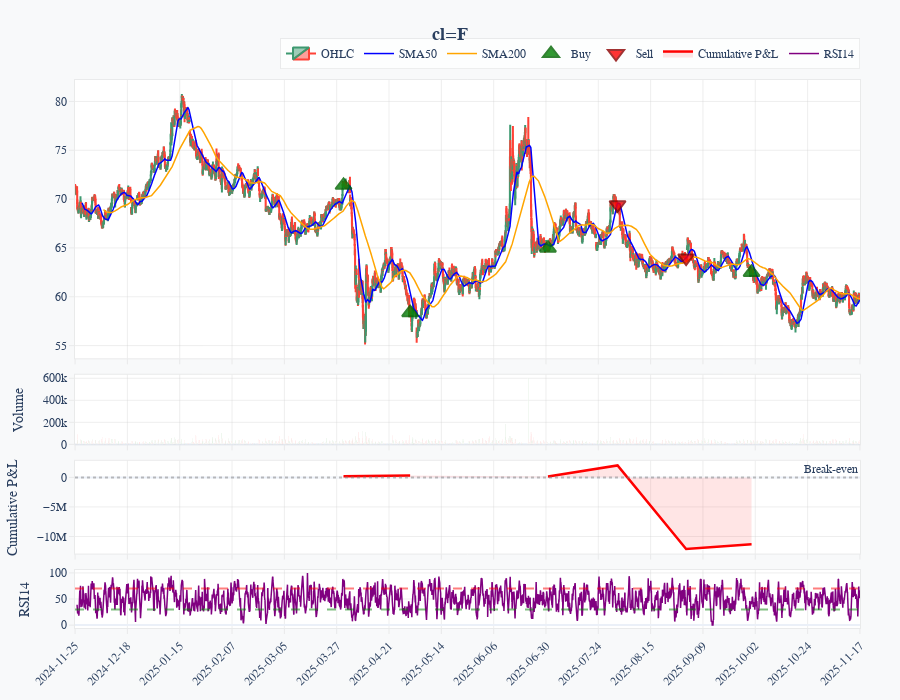

Notebook code cell kept with this figure:
### Code cell
from quanta.clients.chart import ChartClient
chart_client = ChartClient()
chart_client.plot(
    df_cl, 
    "cl=F",  
    trades_df=trades_bk, 
    theme='professional'
)

### Figure 1 — Plotly figure (JSON) as saved in the notebook; plotly's stock layout.template omitted (floating-point values rounded to 4 significant figures; data arrays with more than 128 entries replaced by an {"elided": "..."} marker saying what was removed)
{"data": [{"close": {"elided": "5506 float values"}, "high": {"elided": "5506 float values"}, "low": {"elided": "5506 float values"}, "name": "OHLC", "open": {"elided": "5506 float values"}, "type": "candlestick", "x": {"elided": "5506 int values"}, "xaxis": "x", "yaxis": "y"}, {"line": {"color": "blue", "width": 1.5}, "name": "SMA50", "type": "scatter", "x": {"elided": "5506 int values"}, "xaxis": "x", "y": {"elided": "5506 float values"}, "yaxis": "y"}, {"line": {"color": "orange", "width": 1.5}, "name": "SMA200", "type": "scatter", "x": {"elided": "5506 int values"}, "xaxis": "x", "y": {"elided": "5506 float values"}, "yaxis": "y"}, {"hovertemplate": "<b>Buy</b><br>Price: %{y:.2f}<br><extra></extra>", "marker": {"color": "green", "line": {"color": "darkgreen", "width": 2}, "opacity": 0.8, "size": 14, "symbol": "triangle-up"}, "mode": "markers", "name": "Buy", "type": "scatter", "x": [NaN, NaN, NaN, 1883.0, 2350.0, NaN, 3317.0, 4745.0, NaN], "xaxis": "x", "y": [68.29, 71.92, 70.19, 71.41, 58.37, 61.92, 64.97, 62.49, 61.26], "yaxis": "y"}, {"hovertemplate": "<b>Sell</b><br>Price: %{y:.2f}<br><extra></extra>", "marker": {"color": "red", "line": {"color": "darkred", "width": 2}, "opacity": 0.8, "size": 14, "symbol": "triangle-down"}, "mode": "markers", "name": "Sell", "type": "scatter", "x": [NaN, 3805.0, 4286.0], "xaxis": "x", "y": [74.0, 69.42, 63.97], "yaxis": "y"}, {"marker": {"color": {"elided": "5506 str values"}}, "name": "Volume", "showlegend": false, "type": "bar", "x": {"elided": "5506 int values"}, "xaxis": "x2", "y": {"elided": "5506 int values"}, "yaxis": "y2"}, {"customdata": [0, -1302.0, -5258.0, -133300.0, 19250000.0, 31600000.0, 107500000.0, 15960000.0, 201900000.0, -1210000000.0, -1132000000.0, -943600000.0], "fill": "tozeroy", "fillcolor": "rgba(255, 0, 0, 0.1)", "hovertemplate": "<b>Cumulative P&L</b><br>Value: %{y:.4f}<br>Return: %{customdata:.2f}%<extra></extra>", "line": {"color": "red", "width": 2.5}, "mode": "lines", "name": "Cumulative P&L", "type": "scatter", "x": [null, null, null, null, 1883, 2350, null, 3317, 3805, 4286, 4745, null], "xaxis": "x3", "y": [1, -12.02, -51.58, -1332.0, 192500.0, 316000.0, 1075000.0, 159600.0, 2019000.0, -12100000.0, -11320000.0, -9436000.0], "yaxis": "y3"}, {"hovertemplate": "<b>Trade P&L</b><br>PnL: %{y:.4f}<extra></extra>", "marker": {"color": ["green", "red", "green", "green", "red", "green", "green", "red", "green", "red", "red", "red"]}, "name": "Trade P&L", "opacity": 0.6, "showlegend": false, "type": "bar", "x": [null, null, null, null, 1883, 2350, null, 3317, 3805, 4286, 4745, null], "xaxis": "x3", "y": [0, -13.02, 3.292, 24.82, -145.6, 0.6412, 2.402, -0.8515, 11.65, -6.993, -0.06456, -0.1664], "yaxis": "y3"}, {"line": {"color": "purple", "width": 1.5}, "name": "RSI14", "type": "scatter", "x": {"elided": "5506 int values"}, "xaxis": "x4", "y": {"elided": "5506 float values"}, "yaxis": "y4"}], "layout": {"annotations": [{"showarrow": false, "text": "Break-even", "x": 1, "xanchor": "right", "xref": "x3 domain", "y": 1, "yanchor": "bottom", "yref": "y3"}], "font": {"family": "Computer Modern, serif", "size": 12}, "height": 700, "hovermode": "x unified", "legend": {"bgcolor": "rgba(255, 255, 255, 0.8)", "bordercolor": "rgba(200, 200, 200, 0.3)", "borderwidth": 1, "orientation": "h", "x": 1, "xanchor": "right", "y": 1.02, "yanchor": "bottom"}, "margin": {"b": 50, "l": 60, "r": 40, "t": 80}, "paper_bgcolor": "#f8f9fa", "plot_bgcolor": "white", "shapes": [{"line": {"color": "gray", "dash": "dot"}, "opacity": 0.5, "type": "line", "x0": 0, "x1": 1, "xref": "x3 domain", "y0": 1, "y1": 1, "yref": "y3"}, {"line": {"color": "red", "dash": "dash"}, "opacity": 0.5, "type": "line", "x0": 0, "x1": 1, "xref": "x4 domain", "y0": 70, "y1": 70, "yref": "y4"}, {"line": {"color": "green", "dash": "dash"}, "opacity": 0.5, "type": "line", "x0": 0, "x1": 1, "xref": "x4 domain", "y0": 30, "y1": 30, "yref": "y4"}], "showlegend": true, "title": {"font": {"family": "Computer Modern, serif", "size": 18}, "text": "<b>cl=F</b>", "x": 0.5, "xanchor": "center"}, "xaxis": {"anchor": "y", "domain": [0, 1], "gridcolor": "rgba(200, 200, 200, 0.3)", "gridwidth": 1, "linecolor": "rgba(200, 200, 200, 0.3)", "linewidth": 1, "matches": "x4", "mirror": true, "rangeslider": {"visible": false}, "showgrid": true, "showline": true, "showticklabels": false, "tickangle": -45, "tickcolor": "rgba(200, 200, 200, 0.3)", "ticklen": 5, "tickmode": "array", "ticks": "outside", "ticktext": ["2024-11-25", "2024-12-18", "2025-01-15", "2025-02-07", "2025-03-05", "2025-03-27", "2025-04-21", "2025-05-14", "2025-06-06", "2025-06-30", "2025-07-24", "2025-08-15", "2025-09-09", "2025-10-02", "2025-10-24", "2025-11-17"], "tickvals": [0, 367, 734, 1101, 1468, 1835, 2202, 2569, 2936, 3303, 3670, 4037, 4404, 4771, 5138, 5505], "tickwidth": 1}, "xaxis2": {"anchor": "y2", "domain": [0, 1], "gridcolor": "rgba(200, 200, 200, 0.3)", "gridwidth": 1, "linecolor": "rgba(200, 200, 200, 0.3)", "linewidth": 1, "matches": "x4", "mirror": true, "showgrid": true, "showline": true, "showticklabels": false, "tickangle": -45, "tickcolor": "rgba(200, 200, 200, 0.3)", "ticklen": 5, "tickmode": "array", "ticks": "outside", "ticktext": ["2024-11-25", "2024-12-18", "2025-01-15", "2025-02-07", "2025-03-05", "2025-03-27", "2025-04-21", "2025-05-14", "2025-06-06", "2025-06-30", "2025-07-24", "2025-08-15", "2025-09-09", "2025-10-02", "2025-10-24", "2025-11-17"], "tickvals": [0, 367, 734, 1101, 1468, 1835, 2202, 2569, 2936, 3303, 3670, 4037, 4404, 4771, 5138, 5505], "tickwidth": 1}, "xaxis3": {"anchor": "y3", "domain": [0, 1], "gridcolor": "rgba(200, 200, 200, 0.3)", "gridwidth": 1, "linecolor": "rgba(200, 200, 200, 0.3)", "linewidth": 1, "matches": "x4", "mirror": true, "showgrid": true, "showline": true, "showticklabels": false, "tickangle": -45, "tickcolor": "rgba(200, 200, 200, 0.3)", "ticklen": 5, "tickmode": "array", "ticks": "outside", "ticktext": ["2024-11-25", "2024-12-18", "2025-01-15", "2025-02-07", "2025-03-05", "2025-03-27", "2025-04-21", "2025-05-14", "2025-06-06", "2025-06-30", "2025-07-24", "2025-08-15", "2025-09-09", "2025-10-02", "2025-10-24", "2025-11-17"], "tickvals": [0, 367, 734, 1101, 1468, 1835, 2202, 2569, 2936, 3303, 3670, 4037, 4404, 4771, 5138, 5505], "tickwidth": 1}, "xaxis4": {"anchor": "y4", "domain": [0, 1], "gridcolor": "rgba(200, 200, 200, 0.3)", "gridwidth": 1, "linecolor": "rgba(200, 200, 200, 0.3)", "linewidth": 1, "mirror": true, "showgrid": true, "showline": true, "tickangle": -45, "tickcolor": "rgba(200, 200, 200, 0.3)", "ticklen": 5, "tickmode": "array", "ticks": "outside", "ticktext": ["2024-11-25", "2024-12-18", "2025-01-15", "2025-02-07", "2025-03-05", "2025-03-27", "2025-04-21", "2025-05-14", "2025-06-06", "2025-06-30", "2025-07-24", "2025-08-15", "2025-09-09", "2025-10-02", "2025-10-24", "2025-11-17"], "tickvals": [0, 367, 734, 1101, 1468, 1835, 2202, 2569, 2936, 3303, 3670, 4037, 4404, 4771, 5138, 5505], "tickwidth": 1}, "yaxis": {"anchor": "x", "domain": [0.4921, 1], "gridcolor": "rgba(200, 200, 200, 0.3)", "gridwidth": 1, "linecolor": "rgba(200, 200, 200, 0.3)", "linewidth": 1, "mirror": true, "showgrid": true, "showline": true, "tickcolor": "rgba(200, 200, 200, 0.3)", "ticklen": 5, "ticks": "outside", "tickwidth": 1}, "yaxis2": {"anchor": "x2", "domain": [0.3351, 0.4621], "gridcolor": "rgba(200, 200, 200, 0.3)", "gridwidth": 1, "linecolor": "rgba(200, 200, 200, 0.3)", "linewidth": 1, "mirror": true, "showgrid": true, "showline": true, "tickcolor": "rgba(200, 200, 200, 0.3)", "ticklen": 5, "ticks": "outside", "tickwidth": 1, "title": {"text": "Volume"}}, "yaxis3": {"anchor": "x3", "domain": [0.1358, 0.3051], "gridcolor": "rgba(200, 200, 200, 0.3)", "gridwidth": 1, "linecolor": "rgba(200, 200, 200, 0.3)", "linewidth": 1, "mirror": true, "showgrid": true, "showline": true, "tickcolor": "rgba(200, 200, 200, 0.3)", "ticklen": 5, "ticks": "outside", "tickwidth": 1, "title": {"text": "Cumulative P&L"}}, "yaxis4": {"anchor": "x4", "domain": [0, 0.1058], "gridcolor": "rgba(200, 200, 200, 0.3)", "gridwidth": 1, "linecolor": "rgba(200, 200, 200, 0.3)", "linewidth": 1, "mirror": true, "showgrid": true, "showline": true, "tickcolor": "rgba(200, 200, 200, 0.3)", "ticklen": 5, "ticks": "outside", "tickwidth": 1, "title": {"text": "RSI14"}}}}
